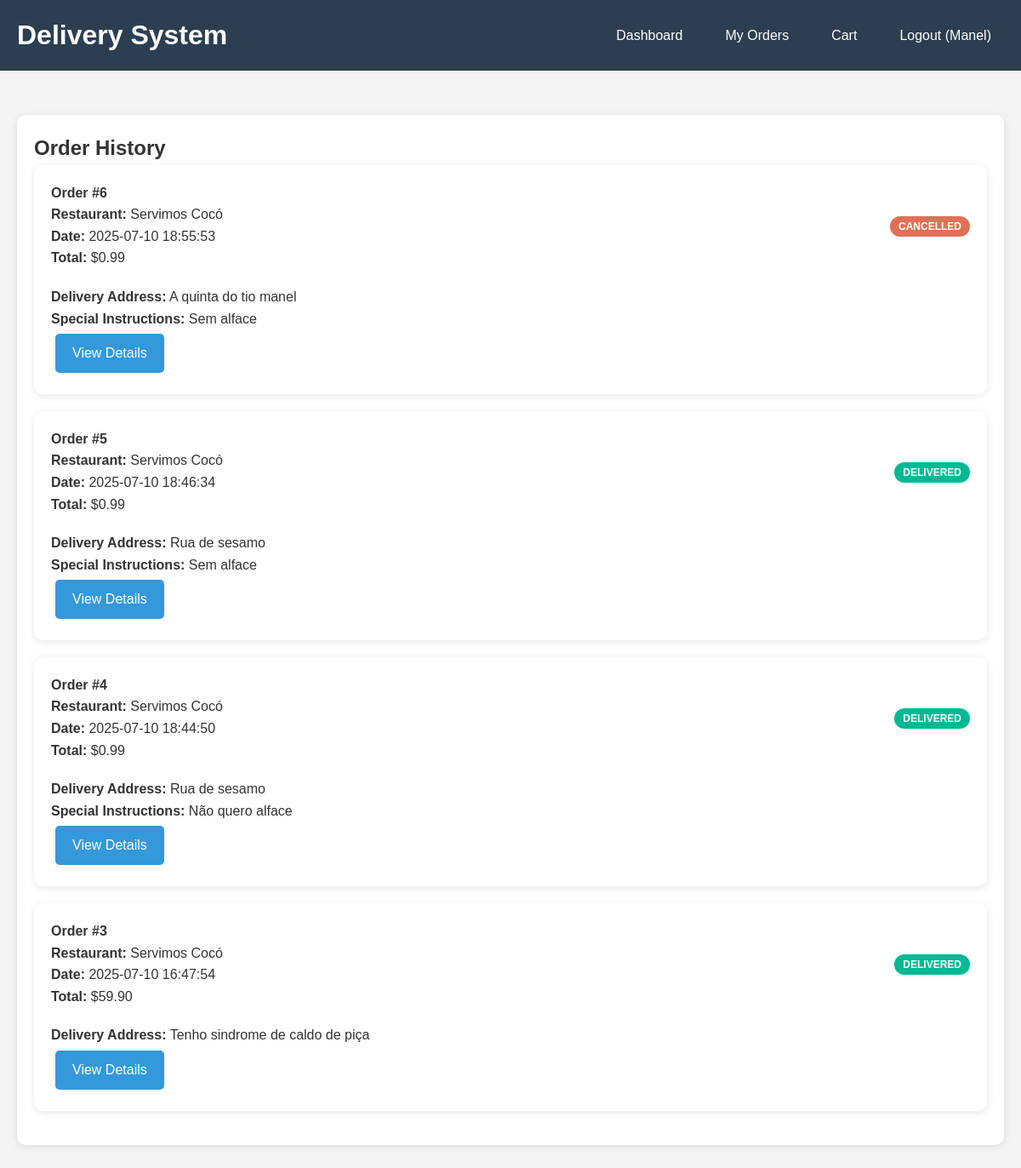
Page /order_history (signed in) on the earlier database version.
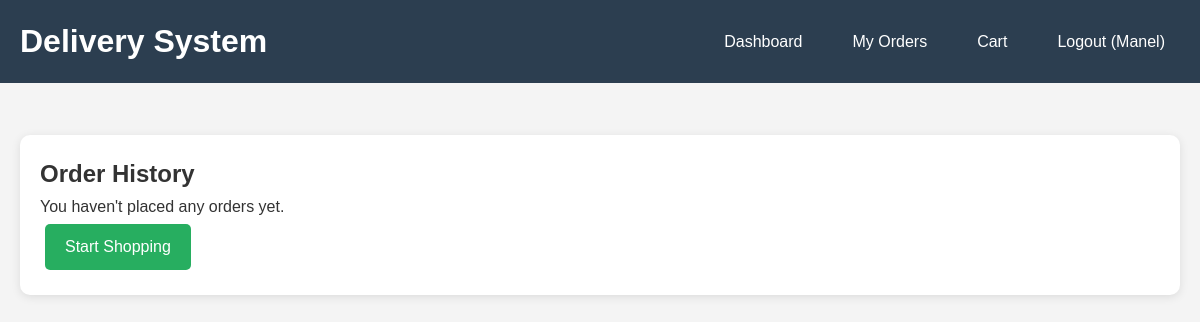
Same page on the later database version.
### tables this page shows
CREATE TABLE orders (
        id INTEGER PRIMARY KEY AUTOINCREMENT,
        customer_id INTEGER NOT NULL,
        restaurant_id INTEGER NOT NULL,
        total_amount REAL NOT NULL,
        status TEXT DEFAULT 'pending' CHECK (status IN ('pending', 'confirmed', 'preparing', 'out_for_delivery', 'delivered', 'cancelled')),
        delivery_address TEXT NOT NULL,
        order_date TIMESTAMP DEFAULT CURRENT_TIMESTAMP, observations TEXT,
        FOREIGN KEY (customer_id) REFERENCES users (id),
        FOREIGN KEY (restaurant_id) REFERENCES users (id)
    );

CREATE TABLE users (
        id INTEGER PRIMARY KEY AUTOINCREMENT,
        username TEXT UNIQUE NOT NULL,
        email TEXT UNIQUE NOT NULL,
        password_hash TEXT NOT NULL,
        user_type TEXT NOT NULL CHECK (user_type IN ('customer', 'restaurant')),
        phone TEXT,
        address TEXT,
        restaurant_name TEXT,
        restaurant_description TEXT,
        created_at TIMESTAMP DEFAULT CURRENT_TIMESTAMP
    );

### app.py (the view)
    def decorated_function(*args, **kwargs):
        if 'user_id' not in session:
            return redirect(url_for('login'))
        return f(*args, **kwargs)

### app.py (called while the page is built)
def get_db_connection():
    conn = sqlite3.connect('delivery_system.db')
    conn.row_factory = sqlite3.Row
    return conn

def login_required(f):
    def decorated_function(*args, **kwargs):
        if 'user_id' not in session:
            return redirect(url_for('login'))
        return f(*args, **kwargs)
    decorated_function.__name__ = f.__name__
    return decorated_function

@app.route('/order_history')
@login_required
def order_history():
    conn = get_db_connection()
    orders = conn.execute('''SELECT o.*, u.restaurant_name, u.username as restaurant_username
                            FROM orders o
                            JOIN users u ON o.restaurant_id = u.id
                            WHERE o.customer_id = ?
                            ORDER BY o.order_date DESC''', (session['user_id'],)).fetchall()
    conn.close()
    return render_template('order_history.html', orders=orders)

### templates/order_history.html (shortened to what this page needs)
{% extends "base.html" %}
{% block content %}
<div class="card">
    <h2>Order History</h2>
    {% if orders %}
    {% for order in orders %}
    <div class="card">
        <div style="display: flex; justify-content: space-between; align-items: center;">
            <div>
                <h4>Order #{{ order.id }}</h4>
                <p><strong>Restaurant:</strong> {{ order.restaurant_name or order.restaurant_username }}</p>
                <p><strong>Date:</strong> {{ order.order_date }}</p>
                <p><strong>Total:</strong> ${{ "%.2f"|format(order.total_amount) }}</p>
            </div>
            <div>
                <span class="status status-{{ order.status }}">{{ order.status.replace('_', ' ') }}</span>
            </div>
        </div>
        <div class="mt-20">
            <p><strong>Delivery Address:</strong> {{ order.delivery_address }}</p>
            {% if order.observations %}
            <p><strong>Special Instructions:</strong> {{ order.observations }}</p>
            {% endif %}
            <a href="{{ url_for('order_details', order_id=order.id) }}" class="btn">View Details</a>
        </div>
    </div>
    {% endfor %}
    {% else %}
    <p>You haven't placed any orders yet.</p>
    <a href="{{ url_for('customer_dashboard') }}" class="btn btn-success">Start Shopping</a>
    {% endif %}
</div>
{% endblock %}

Differences in the rows shown:
removed orders: id "6", restaurant_name "Servimos Cocó", order_date "2025-07-10 18:55:53", total_amount "0.99", status.replace "CANCELLED", delivery_address "A quinta do tio manel", observations "Sem alface"
removed orders: id "5", restaurant_name "Servimos Cocó", order_date "2025-07-10 18:46:34", total_amount "0.99", status.replace "DELIVERED", delivery_address "Rua de sesamo", observations "Sem alface"
removed orders: id "4", restaurant_name "Servimos Cocó", order_date "2025-07-10 18:44:50", total_amount "0.99", status.replace "DELIVERED", delivery_address "Rua de sesamo", observations "Não quero alface"
removed orders: id "3", restaurant_name "Servimos Cocó", order_date "2025-07-10 16:47:54", total_amount "59.90", status.replace "DELIVERED", delivery_address "Tenho sindrome de caldo de piça"
Other differences:
text now shown: "You haven't placed any orders yet. Start Shopping"
